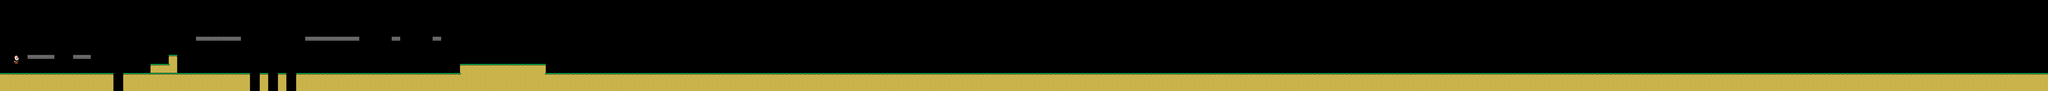

This is a level from a 2D game, rendered from its Tiled map with the project's own tilesets. A one-line summary and the map file follow, with tile-layer data summarised:
An orthogonal 450x20 tile map with 16x16 px tiles, 2 tile layers (Level, Entities), 2 tilesets and 1 object.

<map version="1.0" orientation="orthogonal" width="450" height="20" tilewidth="16" tileheight="16">
 <tileset firstgid="1" name="tilegame" tilewidth="16" tileheight="16">
  <image source="../textures/level-textures.png" width="256" height="16" />
 </tileset>
 <tileset firstgid="17" name="character-textures" tilewidth="18" tileheight="32">
  <image source="../textures/character-textures.png" width="128" height="32" />
 </tileset>
 <layer name="Level" width="450" height="20">
  <data>[9000 cells, 1858 non-empty, 11 distinct tile ids]</data>
 </layer>
 <objectgroup name="Object Layer 1" width="450" height="20">
  <object x="16" y="128" width="256" height="192" />
 </objectgroup>
 <layer name="Entities" width="450" height="20">
  <data>[9000 cells, 1 non-empty, 1 distinct tile ids]</data>
 </layer>
</map>
